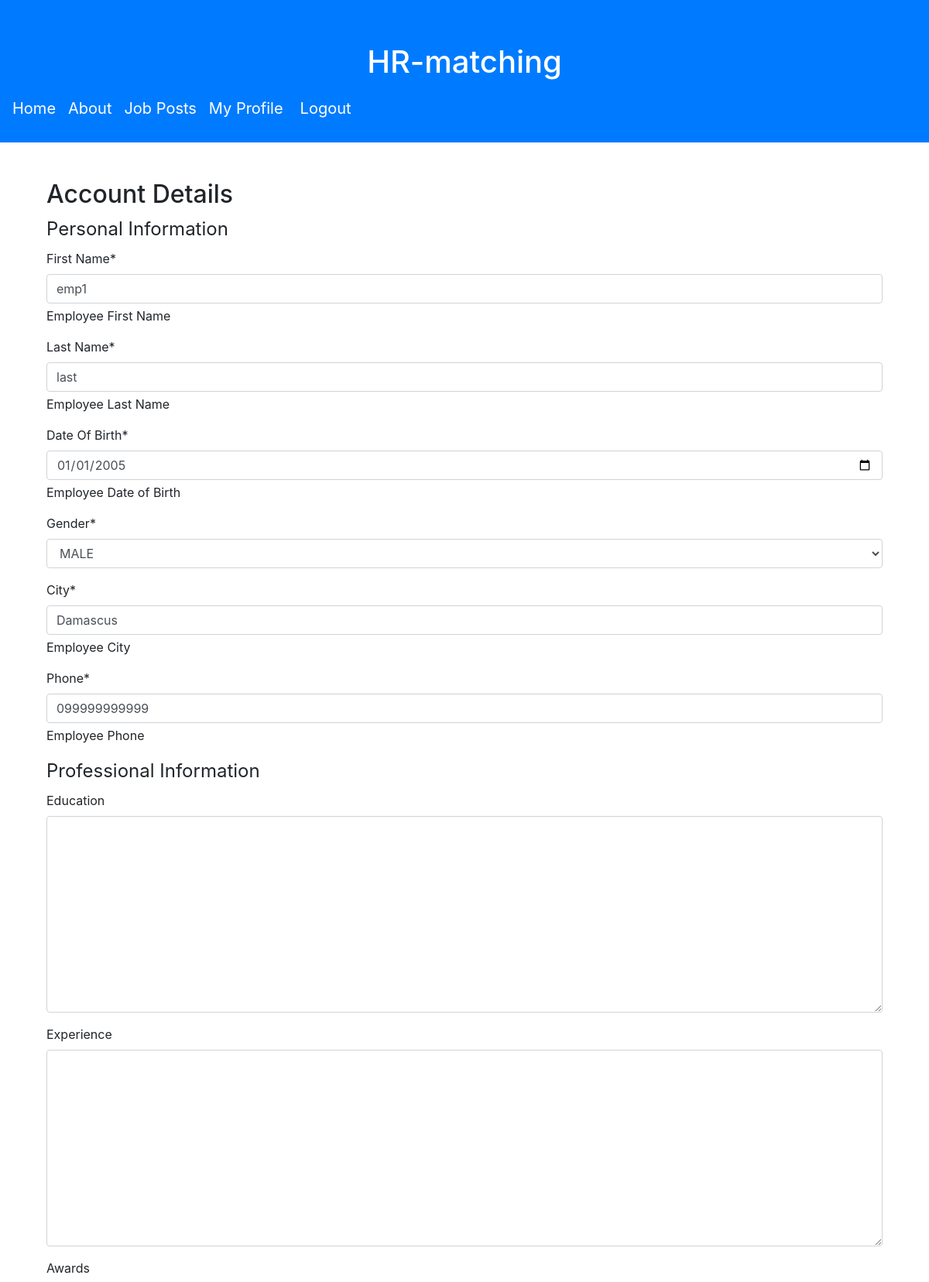
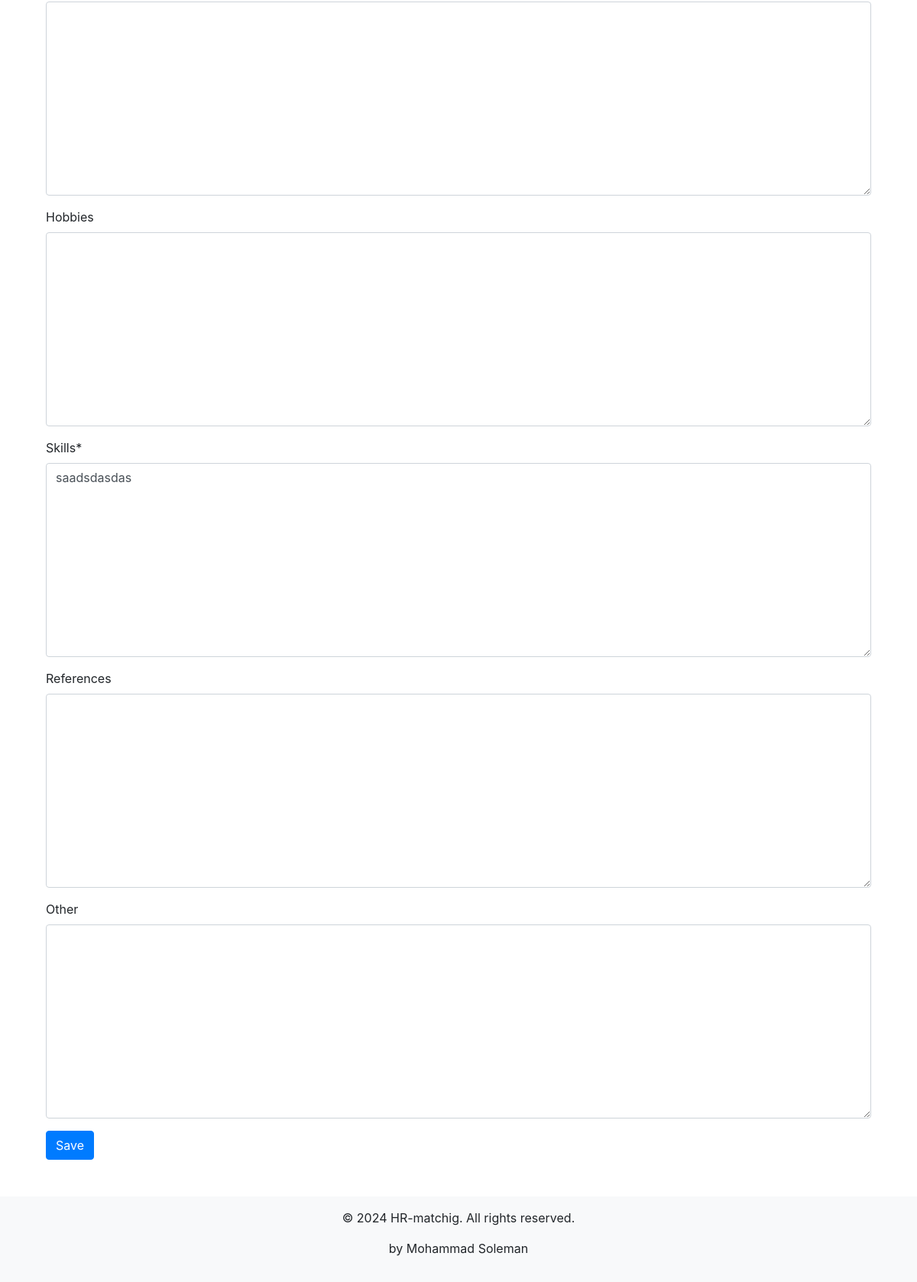
Page /employee/1/update/0 (signed in) on the committed database (2 pictures, top to bottom).
### mainapp/models.py (models this page shows, shortened)
class Employee(models.Model):
    user = models.OneToOneField(User, on_delete=models.CASCADE, primary_key=True)
    firstname = models.CharField(
        "First Name", max_length=100, help_text="Employee First Name"
    )
    lastname = models.CharField(
        "Last Name", max_length=100, help_text="Employee Last Name"
    )
    dateOfBirth = models.DateField("Date Of Birth", help_text="Employee Date of Birth")
    gender = models.CharField(
        "Gender", max_length=8, choices=[("MALE", "MALE"), ("FEMALE", "FEMALE")]
    )
    city = models.CharField("City", max_length=50, help_text="Employee City")
    phone = models.CharField("Phone", max_length=20, help_text="Employee Phone")
    education = models.TextField("Education", max_length=1000, null=True, blank=True)
    experience = models.TextField("Experience", max_length=1000, null=True, blank=True)
    awards = models.TextField("Awards", max_length=1000, null=True, blank=True)
    hobbies = models.TextField("Hobbies", max_length=1000, null=True, blank=True)
    skills = models.TextField("Skills", max_length=1000)
    references = models.TextField("References", max_length=1000, null=True, blank=True)
    other = models.TextField("Other", max_length=1000, null=True, blank=True)
    cluster = models.IntegerField("Cluster", null=True, blank=True)
    clusterable_text = models.TextField("Clusterable Text", null=True, blank=True)

### mainapp/views/employee.py (the view, shortened to what this page needs)
class EmployeeUpdateView(LoginRequiredMixin, UserPassesTestMixin, UpdateView):
    model = Employee
    form_class = EmployeeUpdateForm
    template_name = 'mainapp/employee/employee_update.html'
    def test_func(self):
        return self.get_object().user.id == self.request.user.id

### mainapp/forms/employee.py
class EmployeeUpdateForm(EmployeeBaseForm):
    class Meta(EmployeeBaseForm.Meta):
        model = Employee
    def __init__(self, *args, **kwargs):
        super(EmployeeUpdateForm, self).__init__(*args, **kwargs)
        self.helper = FormHelper()
        self.helper.layout = Layout(
            Fieldset(
                "Personal Information",
                "firstname",
                "lastname",
                "dateOfBirth",
                "gender",
                "city",
                "phone",
            ),
            Fieldset(
                "Professional Information",
                "education",
                "experience",
                "awards",
                "hobbies",
                "skills",
                "references",
                "other",
            ),
            ButtonHolder(Submit("submit", "Save", css_class="btn-primary")),
        )

### mainapp/templates/mainapp/employee/employee_update.html
{% extends "mainapp/bases/update_form_base.html" %}
{% block h2 %}Account Details{% endblock %}

### mainapp/templates/mainapp/bases/update_form_base.html (shortened to what this page needs)
{% extends "base.html" %}
{% load crispy_forms_tags %}
{% block content %}
<div class="container mt-5">
    <h2>{%block h2%}h2 block{%endblock%}</h2>
    {% crispy form %}
</div>
{% endblock %}

### rows in the picture
Employee: firstname "emp1", lastname "last", dateOfBirth "01/01/2005", gender "MALE", city "Damascus", phone "099999999999", skills "saadsdasdas"
